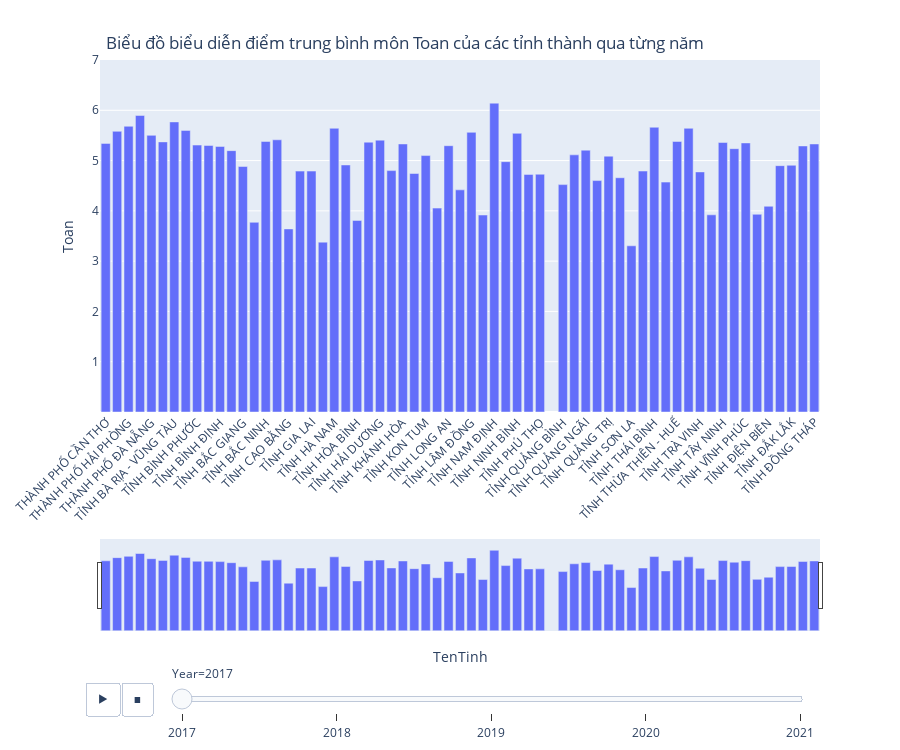

Write notebook code for a chart like this one.
### Code cell
show_score_plot("Toan")

### Figure 1 — Plotly figure (JSON) as saved in the notebook; plotly's stock layout.template omitted (floating-point values rounded to 4 significant figures)
{"data": [{"alignmentgroup": "True", "hovertemplate": "Year=2017<br>TenTinh=%{x}<br>Toan=%{y}<extra></extra>", "legendgroup": "", "marker": {"color": "#636efa", "pattern": {"shape": ""}}, "name": "", "offsetgroup": "", "orientation": "v", "showlegend": false, "textposition": "auto", "type": "bar", "x": ["THÀNH PHỐ CẦN THƠ", "THÀNH PHỐ HÀ NỘI", "THÀNH PHỐ HẢI PHÒNG", "THÀNH PHỐ HỒ CHÍ MINH", "THÀNH PHỐ ĐÀ NẴNG", "TỈNH AN GIANG", "TỈNH BÀ RỊA - VŨNG TÀU", "TỈNH BÌNH DƯƠNG", "TỈNH BÌNH PHƯỚC", "TỈNH BÌNH THUẬN", "TỈNH BÌNH ĐỊNH", "TỈNH BẠC LIÊU", "TỈNH BẮC GIANG", "TỈNH BẮC KẠN", "TỈNH BẮC NINH", "TỈNH BẾN TRE", "TỈNH CAO BẰNG", "TỈNH CÀ MAU", "TỈNH GIA LAI", "TỈNH HÀ GIANG", "TỈNH HÀ NAM", "TỈNH HÀ TĨNH", "TỈNH HÒA BÌNH", "TỈNH HƯNG YÊN", "TỈNH HẢI DƯƠNG", "TỈNH HẬU GIANG", "TỈNH KHÁNH HÒA", "TỈNH KIÊN GIANG", "TỈNH KON TUM", "TỈNH LAI CHÂU", "TỈNH LONG AN", "TỈNH LÀO CAI", "TỈNH LÂM ĐỒNG", "TỈNH LẠNG SƠN", "TỈNH NAM ĐỊNH", "TỈNH NGHỆ AN", "TỈNH NINH BÌNH", "TỈNH NINH THUẬN", "TỈNH PHÚ THỌ", "TỈNH PHÚ YÊN", "TỈNH QUẢNG BÌNH", "TỈNH QUẢNG NAM", "TỈNH QUẢNG NGÃI", "TỈNH QUẢNG NINH", "TỈNH QUẢNG TRỊ", "TỈNH SÓC TRĂNG", "TỈNH SƠN LA", "TỈNH THANH HÓA", "TỈNH THÁI BÌNH", "TỈNH THÁI NGUYÊN", "TỈNH THỪA THIÊN - HUẾ", "TỈNH TIỀN GIANG", "TỈNH TRÀ VINH", "TỈNH TUYÊN QUANG", "TỈNH TÂY NINH", "TỈNH VĨNH LONG", "TỈNH VĨNH PHÚC", "TỈNH YÊN BÁI", "TỈNH ĐIỆN BIÊN", "TỈNH ĐĂK NÔNG", "TỈNH ĐẮK LẮK", "TỈNH ĐỒNG NAI", "TỈNH ĐỒNG THÁP"], "xaxis": "x", "y": [5.342, 5.582, 5.682, 5.897, 5.501, 5.372, 5.769, 5.6, 5.308, 5.3, 5.281, 5.198, 4.882, 3.772, 5.38, 5.413, 3.641, 4.79, 4.791, 3.378, 5.642, 4.912, 3.81, 5.366, 5.407, 4.801, 5.33, 4.743, 5.1, 4.055, 5.296, 4.417, 5.562, 3.917, 6.142, 4.978, 5.542, 4.725, 4.729, null, 4.522, 5.114, 5.207, 4.602, 5.088, 4.659, 3.305, 4.791, 5.663, 4.571, 5.38, 5.642, 4.774, 3.921, 5.359, 5.237, 5.351, 3.932, 4.091, 4.899, 4.906, 5.291, 5.33], "yaxis": "y"}], "layout": {"barmode": "relative", "height": 750, "legend": {"tracegroupgap": 0}, "margin": {"t": 60}, "sliders": [{"active": 0, "currentvalue": {"prefix": "Year="}, "len": 0.9, "pad": {"r": 10, "t": 250}, "steps": [{"args": [["2017"], {"frame": {"duration": 0, "redraw": true}, "fromcurrent": true, "mode": "immediate", "transition": {"duration": 0, "easing": "linear"}}], "label": "2017", "method": "animate"}, {"args": [["2018"], {"frame": {"duration": 0, "redraw": true}, "fromcurrent": true, "mode": "immediate", "transition": {"duration": 0, "easing": "linear"}}], "label": "2018", "method": "animate"}, {"args": [["2019"], {"frame": {"duration": 0, "redraw": true}, "fromcurrent": true, "mode": "immediate", "transition": {"duration": 0, "easing": "linear"}}], "label": "2019", "method": "animate"}, {"args": [["2020"], {"frame": {"duration": 0, "redraw": true}, "fromcurrent": true, "mode": "immediate", "transition": {"duration": 0, "easing": "linear"}}], "label": "2020", "method": "animate"}, {"args": [["2021"], {"frame": {"duration": 0, "redraw": true}, "fromcurrent": true, "mode": "immediate", "transition": {"duration": 0, "easing": "linear"}}], "label": "2021", "method": "animate"}], "x": 0.1, "xanchor": "left", "y": 0, "yanchor": "top"}], "title": {"text": "Biểu đồ biểu diễn điểm trung bình môn Toan của các tỉnh thành qua từng năm", "x": 0.45, "xanchor": "center", "y": 0.95, "yanchor": "top"}, "updatemenus": [{"buttons": [{"args": [null, {"frame": {"duration": 500, "redraw": true}, "fromcurrent": true, "mode": "immediate", "transition": {"duration": 500, "easing": "linear"}}], "label": "&#9654;", "method": "animate"}, {"args": [[null], {"frame": {"duration": 0, "redraw": true}, "fromcurrent": true, "mode": "immediate", "transition": {"duration": 0, "easing": "linear"}}], "label": "&#9724;", "method": "animate"}], "direction": "left", "pad": {"r": 20, "t": 270}, "showactive": false, "type": "buttons", "x": 0.1, "xanchor": "right", "y": 0, "yanchor": "top"}], "xaxis": {"anchor": "y", "domain": [0, 1], "rangeslider": {"visible": true}, "tickangle": -45, "title": {"text": "TenTinh"}}, "yaxis": {"anchor": "x", "domain": [0, 1], "range": [0, 7], "tickmode": "array", "tickvals": [1, 1, 1, 1, 1, 2, 2, 2, 2, 2, 2, 3, 3, 3, 3, 4, 4, 4, 5, 5, 5, 6, 6, 7, 8], "title": {"text": "Toan"}}}}
